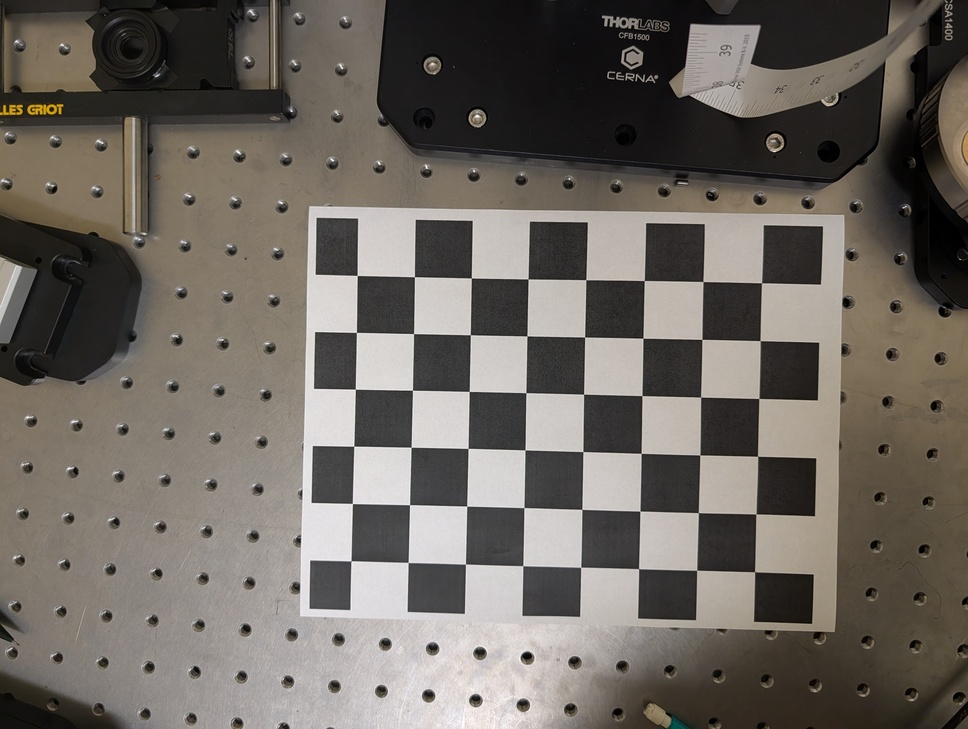
#> input picture homework03/selected_photos/PXL_20251015_204036401.jpg, 968 x 729 px, shrunk from 4080 x 3072 before the run; its folder holds 4 pictures in this run
$ jupyter execute hw03_planar.ipynb
#> lines starting #> are read from the running program, lines starting #| are printed output that depends on the picture
[cell 1]
# STEP 1: MAKING WORLD POINTS and CORNER DETECTION

# first, we create 2D world coordinates of the actual checkerboard based on measurements
# we try to map out each inner corner in the coordinate system (X, Y) on a FLAT plane (Z = 0)

import glob
import numpy as np
import cv2
import scipy
def make_world_points(inner_cols, inner_rows, square_size):
    """
    Generate planar (Z=0) world coordinates for a checkerboard pattern.
    Ordered row-major to match cv2.findChessboardCorners.
    """
    objp = []
    for r in range(inner_rows):
        for c in range(inner_cols):
            objp.append([c * square_size, r * square_size, 0.0])
    return np.asarray(objp, dtype=np.float64)

# This function detects corners of the checkerboard using the cv2 tool
def detect_corners(image_path, pattern_size):
    """
    Returns (ok, corners Nx2) subpixel-refined if found.
    pattern_size: (cols, rows) of INNER corners, e.g., (8,6).
    """
    img = cv2.imread(image_path, cv2.IMREAD_GRAYSCALE)
    assert img is not None, f"Failed to read {image_path}"
    ok, corners = cv2.findChessboardCorners(
        img, pattern_size,
        flags=cv2.CALIB_CB_ADAPTIVE_THRESH + cv2.CALIB_CB_NORMALIZE_IMAGE
    )
    if not ok:
        return False, None
    # Subpixel refine
    corners = cv2.cornerSubPix(
        img, corners, (11,11), (-1,-1),
        (cv2.TERM_CRITERIA_EPS + cv2.TERM_CRITERIA_MAX_ITER, 40, 1e-3)
    )
    return True, corners.reshape(-1,2)

[cell 2]
# STEP 2: Compute homography so we can map real world points to the image plane in terms of (u, v)
# RELATION TO NOTES: Perspective projection on a PLANE to get homogenous coordinates of (u,v)
# [u v 1]^T = H [X Y 1]^T, trying to get H

def normalize_points_2d(pts):
    """Normalize 2D points so centroid is at origin and mean distance is sqrt(2)."""
    pts = np.asarray(pts)
    mean = np.mean(pts, axis=0)
    d = np.mean(np.sqrt(np.sum((pts - mean)**2, axis=1)))
    s = np.sqrt(2) / (d if d > 0 else 1.0)
    T = np.array([[s, 0, -s*mean[0]],
                  [0, s, -s*mean[1]],
                  [0, 0, 1]])
    pts_h = np.c_[pts, np.ones(len(pts))]
    pts_n = (T @ pts_h.T).T[:, :2]
    return pts_n, T

def homography_dlt(world_pts_xy, image_pts):
    """
    Compute H (3x3) s.t. lambda*[u v 1]^T = H * [X Y 1]^T
    world_pts_xy: Nx2 (planar coordinates), image_pts: Nx2 (pixels)
    """
    wp = np.asarray(world_pts_xy)
    ip = np.asarray(image_pts)

    # Normalize for numeric stability (2D -> 2D)
    wp_n, T_w = normalize_points_2d(wp)
    ip_n, T_i = normalize_points_2d(ip)

    N = wp.shape[0]
    A = []
    for i in range(N):
        # X, Y = wp_n[i]
        # u, v = ip_n[i]
        X, Y = wp_n[i]
        u, v = ip_n[i]
        A.append([0, 0, 0, -X, -Y, -1, v*X, v*Y, v])
        A.append([X, Y, 1,  0,  0,  0, -u*X, -u*Y, -u])
    A = np.asarray(A)

    # Solve Ah=0 (SVD)
    _, _, VT = np.linalg.svd(A)
    h = VT[-1, :]
    H_n = h.reshape(3, 3)

    # H = H_n

    # # Denormalize
    H = np.linalg.inv(T_i) @ H_n @ T_w
    if H[2,2] != 0:
        H /= H[2, 2]

    print("H_per_image:", H)
    return H

[cell 3]
# STEP 3: now that we have the H matrices from multiple views, we can extract K
# P = K [R | t], where K are intrinsic parameters,
# and [R|t] describes camera pose relative to the world
# Here, Zhang's method solves for K from multiple homographies, then R,t from each H

def v_ij(H, i, j):
    """Helper to form Zhang's linear constraints v_ij from a homography."""
    h = H.T  # columns are h1,h2,h3
    return np.array([
        h[i,0]*h[j,0],
        h[i,0]*h[j,1] + h[i,1]*h[j,0],
        h[i,1]*h[j,1],
        h[i,2]*h[j,0] + h[i,0]*h[j,2],
        h[i,2]*h[j,1] + h[i,1]*h[j,2],
        h[i,2]*h[j,2]
    ])

def intrinsics_from_homographies(H_list):
    """
    Solve for B = K^{-T} K^{-1} (6 unknowns, symmetric) using linear system from multiple H.
    Then recover K (3x3) following Zhang (2000).
    """
    V = []
    for H in H_list:
        V.append(v_ij(H, 0, 1))                 # v01
        V.append(v_ij(H, 0, 0) - v_ij(H, 1, 1)) # v00 - v11
    V = np.vstack(V)

    # Solve V b = 0
    _, _, VT = np.linalg.svd(V)
    b = VT[-1, :]  # 6-vector: [B11, B12, B22, B13, B23, B33]

    B11, B12, B22, B13, B23, B33 = b
    # Recover K from B (see Zhang 2000)
    v0 = (B12*B13 - B11*B23) / (B11*B22 - B12**2)
    lam = B33 - (B13**2 + v0*(B12*B13 - B11*B23)) / B11
    alpha = np.sqrt(abs(lam / B11))
    beta  = np.sqrt(abs(lam * B11 / (B11*B22 - B12**2)))
    gamma = -B12 * alpha**2 * beta / lam
    u0    = gamma * v0 / beta - B13 * alpha**2 / lam

    K = np.array([[alpha, gamma, u0],
                  [0,     beta,  v0],
                  [0,     0,     1]])
    # Normalize K so that K[2,2] = 1
    K = K / K[2,2]
    return K

def extrinsics_from_H(K, H):
    """
    For a planar board at Z=0:
      [r1 r2 t] = lambda * K^{-1} H
      r3 = r1 x r2; enforce orthonormality; det(R)=+1
    Returns R (3x3) and t (3,)
    """
    Kinv = np.linalg.inv(K)
    h1, h2, h3 = H[:,0], H[:,1], H[:,2]
    lam = 1.0 / np.linalg.norm(Kinv @ h1)
    r1 = lam * (Kinv @ h1)
    r2 = lam * (Kinv @ h2)
    r3 = np.cross(r1, r2)
    R = np.column_stack([r1, r2, r3])

    # Orthonormalize R via SVD (closest rotation)
    U, _, Vt = np.linalg.svd(R)
    R = U @ Vt
    if np.linalg.det(R) < 0:
        R[:,2] *= -1  # fix handedness

    t = lam * (Kinv @ h3)
    return R, t

# This section generates K (intrinsics) as well as Rotation (R) and translation (t) which are Extrinsics

[cell 4]
# STEP 4: Running the pipeline over several images (PLANAR - Zhang's)

def calibrate_from_planar(images_glob,
                          inner_cols=8, inner_rows=6,
                          square_size=30.0,
                          cam_height=None):
    """
    Full planar Zhang-based camera calibration pipeline.
    Uses 2D-2D homographies from a planar board to compute K and per-image extrinsics.

    Parameters
    ----------
    images_glob : str
        Glob pattern for checkerboard calibration images.
    inner_cols, inner_rows : int
        Number of inner corners along width and height.
    square_size : float
        Checkerboard square size (e.g., mm if you pass 30.0).
    cam_height : float or None
        Optional measured camera-to-plane height (same units as square_size).
        If provided, used to fix translation scale.

    Returns
    -------
    K_avg : (3,3) np.ndarray
        Estimated intrinsic matrix.
    extrinsics : list[(path, R, t)]
        Rotation and translation per image.
    projections : list[(path, P)]
        Projection matrix per image (P = K [R|t]).
    """
    # 1) Collect correspondences for each image, compute H
    obj_xy_full = make_world_points(inner_cols, inner_rows, square_size)  # Nx3
    obj_xy = obj_xy_full[:, :2]  # drop Z=0 for homography
    H_list, corner_sets, paths = [], [], []

    image_paths = sorted(glob.glob(images_glob))
    assert image_paths, f"No images match pattern: {images_glob}"

    for p in image_paths:
        ok, img_pts = detect_corners(p, (inner_cols, inner_rows))
#> in detect_corners, `img = cv2.imread(image_path, cv2.IMREAD_GRAYSCALE)`:
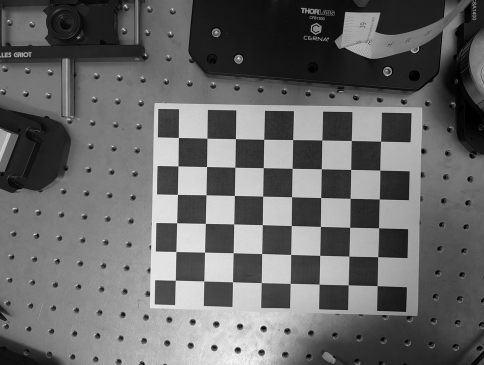
#> img: shape (729, 968) (shown at 1/2 size); min 0, max 255, mean 104
#> in detect_corners, `ok, corners = cv2.findChessboardCorners( img, pattern_size, flags=cv2...`: ok = True; corners = 48 rows, first 8: [357.2, 275.5], [414.4, 276.7], [471.3, 277.9], [528, 279], [585.8, 279.7], [644.3, 280.6], [703, 281.5], [761.5, 282.8]
#> in detect_corners, `corners = cv2.cornerSubPix( img, corners, (11,11), (-1,-1), (cv2.TERM_..`: corners = 48 rows, first 8: [357.2, 275.4], [414.4, 276.7], [471.3, 277.9], [528.1, 278.9], [585.8, 279.7], [644.3, 280.5], [702.9, 281.5], [761.5, 282.8]
#> ok = True; img_pts = 48 pairs, first value 350.9 to 761.5, second value 275.4 to 571.8
        if not ok:
            print(f"[WARN] Corners not found in {p}, skipping.")
            continue
        H = homography_dlt(obj_xy, img_pts)
#> in homography_dlt, `ip = np.asarray(image_pts)`: ip has the same summary as img_pts in calibrate_from_planar
#> in normalize_points_2d (call 2), `pts_h = np.c_[pts, np.ones(len(pts))]`: pts_h = 48 rows, first 8: [357.2, 275.4, 1], [414.4, 276.7, 1], [471.3, 277.9, 1], [528.1, 278.9, 1], [585.8, 279.7, 1], [644.3, 280.5, 1], [702.9, 281.5, 1], [761.5, 282.8, 1]
#> in homography_dlt, `ip_n, T_i = normalize_points_2d(ip)`: ip_n = 48 pairs, first value -1.88 to 1.89, second value -1.35 to 1.37; T_i = [[0.00918, 0, -5.1], [0, 0.00918, -3.88], [0, 0, 1]]
#> the loop in homography_dlt, `for i in range(N):` made 48 passes
#> (u, v) on passes 1 to 8: (-1.82, -1.35), (-1.29, -1.34), (-0.771, -1.33), (-0.25, -1.32), (0.28, -1.31), (0.816, -1.3), (1.35, -1.29), (1.89, -1.28)
#> after the loop in homography_dlt, `for i in range(N):`: A = 96 items
#> in homography_dlt, `h = VT[-1, :]`: h = [0.578, -0.0119, -0.00382, 0.0136, 0.576, -0.00045, -0.00261, -0.000443, 0.578]
#> in homography_dlt, `H_n = h.reshape(3, 3)`: H_n = [[0.578, -0.0119, -0.00382], [0.0136, 0.576, -0.00045], [-0.00261, -0.000443, 0.578]]
#> in homography_dlt, `H = np.linalg.inv(T_i) @ H_n @ T_w`: H = [[1.08, -0.0271, 208.4], [0.00665, 1.1, 160.6], [-4.59e-05, -7.8e-06, 0.583]]
#> in homography_dlt, `H /= H[2, 2]`: H = [[1.86, -0.0466, 357.5], [0.0114, 1.89, 275.5], [-7.88e-05, -1.34e-05, 1]]
#| H_per_image: [[ 1.86121776e+00 -4.65670651e-02  3.57531047e+02]
#|  [ 1.14138619e-02  1.89053356e+00  2.75547513e+02]
#|  [-7.87850904e-05 -1.33862804e-05  1.00000000e+00]]
        if not np.all(np.isfinite(H)):
            print(f"[WARN] Non-finite homography for {p}, skipping.")
            continue
        H_list.append(H)
        corner_sets.append(img_pts)
        paths.append(p)
#> pass 2 of the loop in calibrate_from_planar, `for p in image_paths:`:
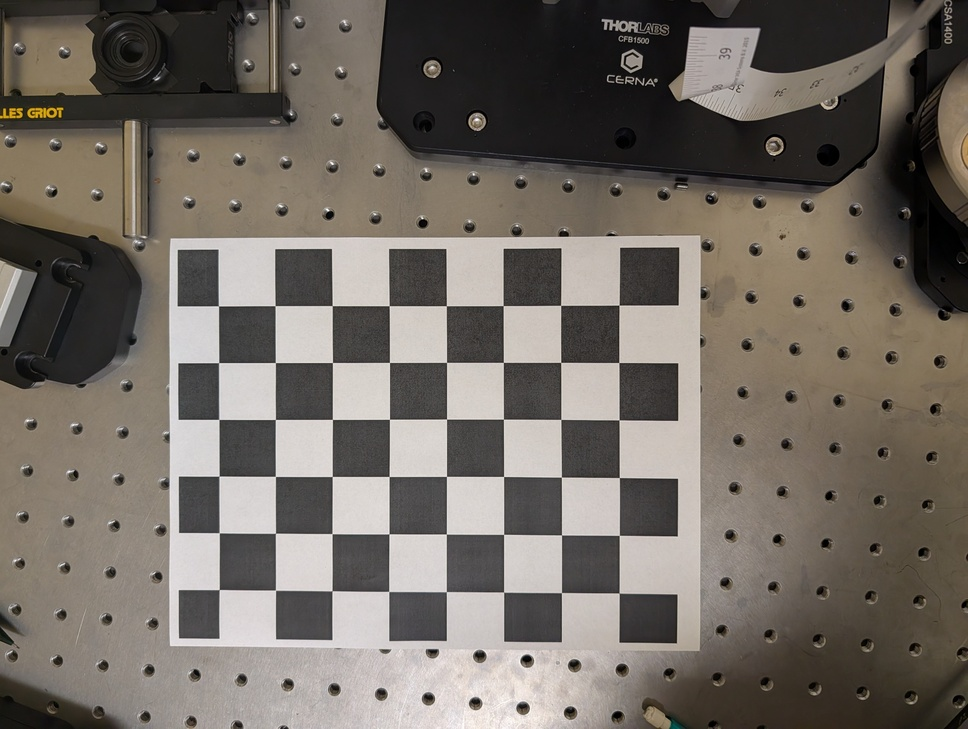
#> input picture homework03/selected_photos/PXL_20251015_204038338.jpg, 968 x 729 px, shrunk from 4080 x 3072 before the run
#> in detect_corners (call 2), `img = cv2.imread(image_path, cv2.IMREAD_GRAYSCALE)`:
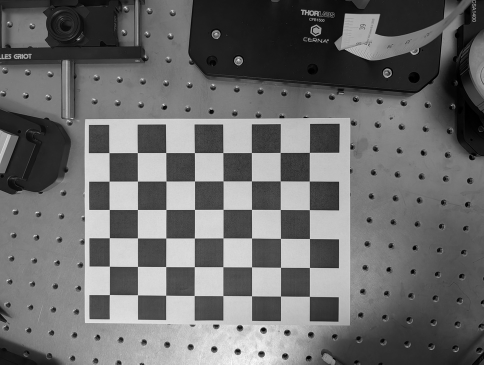
#> img: shape (729, 968) (shown at 1/2 size); min 0, max 255, mean 107.8
#> in detect_corners (call 2), `ok, corners = cv2.findChessboardCorners( img, pattern_size, flags=cv2...`: corners = 48 rows, first 8: [218.4, 305.9], [275.1, 305.7], [332.2, 305.6], [389.1, 305.7], [446.3, 305.7], [503.1, 305.6], [560.6, 305.4], [618.9, 305]
#> in detect_corners (call 2), `corners = cv2.cornerSubPix( img, corners, (11,11), (-1,-1), (cv2.TERM_..`: corners = 48 rows, first 8: [218.4, 305.8], [275.1, 305.6], [332.2, 305.6], [389.2, 305.7], [446.4, 305.7], [503.2, 305.5], [560.6, 305.4], [619.1, 305.1]
#> img_pts = 48 pairs, first value 218.4 to 619.3, second value 305.1 to 593.1
#> pts_h = 48 rows, first 8: [218.4, 305.8, 1], [275.1, 305.6, 1], [332.2, 305.6, 1], [389.2, 305.7, 1], [446.4, 305.7, 1], [503.2, 305.5, 1], [560.6, 305.4, 1], [619.1, 305.1, 1]
#> the loop in homography_dlt (call 2), `for i in range(N):` made 48 passes
#> (u, v) on passes 1 to 4: (-1.85, -1.32), (-1.32, -1.32), (-0.795, -1.32), (-0.268, -1.32)
#| H_per_image: [[ 1.86383630e+00 -5.18327673e-03  2.19044848e+02]
#|  [-2.33614907e-02  1.88374807e+00  3.05820894e+02]
#|  [-6.32664535e-05 -1.59520884e-05  1.00000000e+00]]
#> in calibrate_from_planar, `H = homography_dlt(obj_xy, img_pts)`: H = [[1.86, -0.00518, 219], [-0.0234, 1.88, 305.8], [-6.33e-05, -1.6e-05, 1]]
#> pass 3 of the loop in calibrate_from_planar, `for p in image_paths:`:
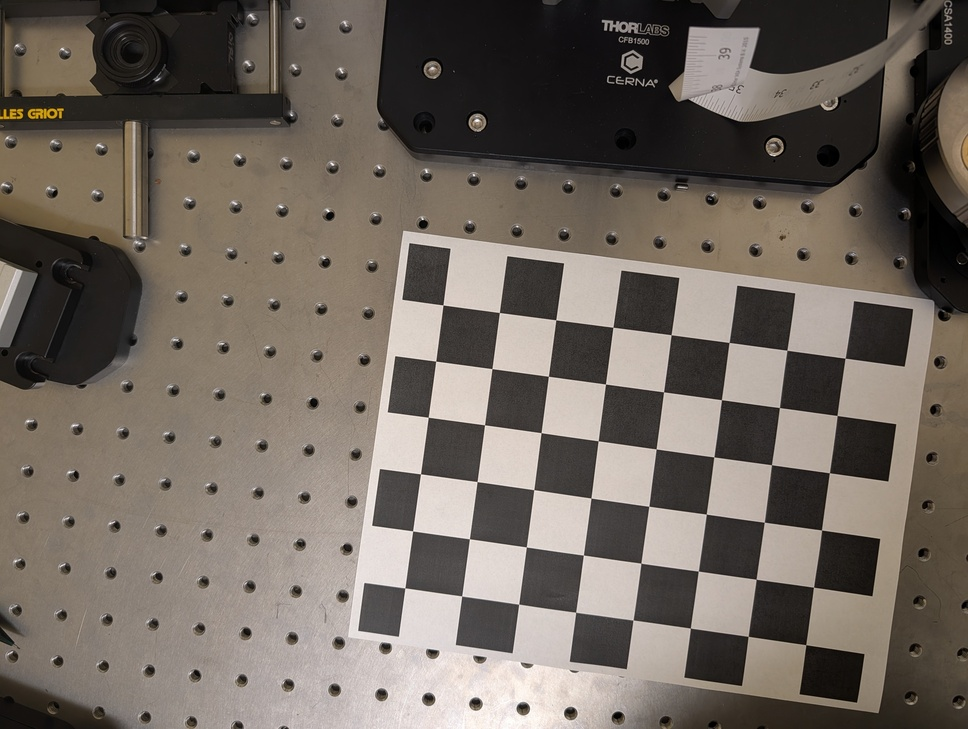
#> input picture homework03/selected_photos/PXL_20251015_204042061.jpg, 968 x 729 px, shrunk from 4080 x 3072 before the run
#> in detect_corners (call 3), `img = cv2.imread(image_path, cv2.IMREAD_GRAYSCALE)`:
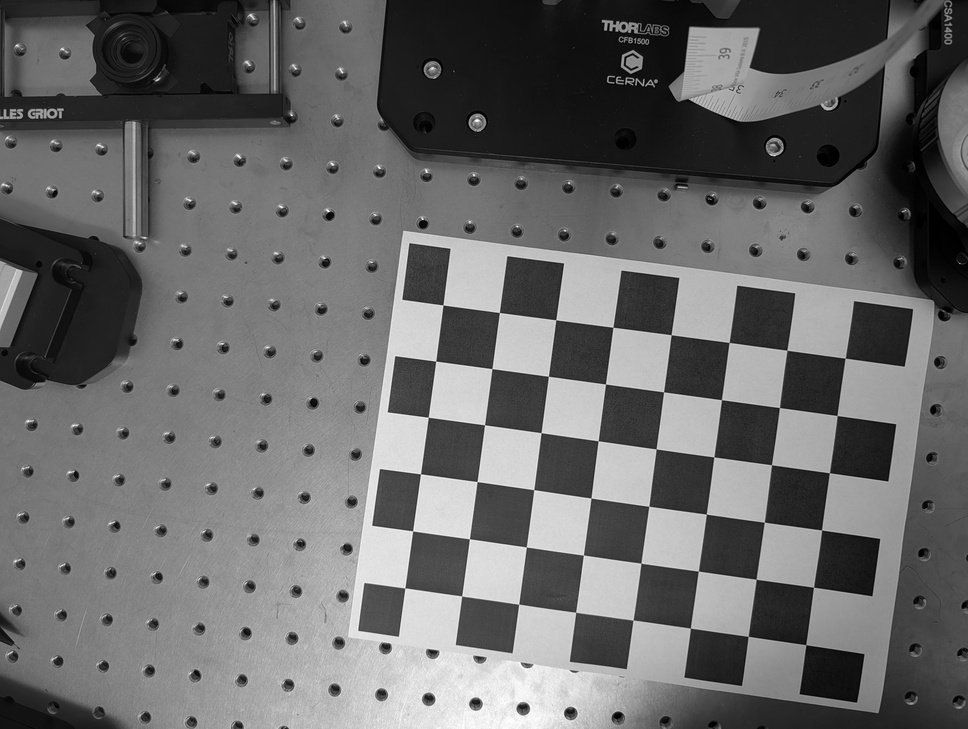
#> img: shape (729, 968); min 0, max 255, mean 104.6
#> in detect_corners (call 3), `ok, corners = cv2.findChessboardCorners( img, pattern_size, flags=cv2...`: corners = 48 rows, first 8: [442.9, 304.9], [499.3, 312.5], [555.7, 319.8], [612.9, 327.3], [671.1, 334.8], [729, 342.5], [786.9, 350.2], [845.1, 358.2]
#> in detect_corners (call 3), `corners = cv2.cornerSubPix( img, corners, (11,11), (-1,-1), (cv2.TERM_..`: corners = 48 rows, first 8: [442.9, 304.9], [499.4, 312.5], [555.8, 319.8], [612.9, 327.3], [671.1, 334.7], [729.1, 342.5], [786.8, 350.3], [845.1, 358.2]
#> img_pts = 48 pairs, first value 404.9 to 845.1, second value 304.9 to 644.7
#> pts_h = 48 rows, first 8: [442.9, 304.9, 1], [499.4, 312.5, 1], [555.8, 319.8, 1], [612.9, 327.3, 1], [671.1, 334.7, 1], [729.1, 342.5, 1], [786.8, 350.3, 1], [845.1, 358.2, 1]
#| H_per_image: [[ 1.85906670e+00 -2.49995684e-01  4.42797556e+02]
#|  [ 2.31448339e-01  1.88868226e+00  3.04403373e+02]
#|  [-6.54552811e-05  3.35999083e-06  1.00000000e+00]]
#> in calibrate_from_planar, `H = homography_dlt(obj_xy, img_pts)`: H = [[1.86, -0.25, 442.8], [0.231, 1.89, 304.4], [-6.55e-05, 3.36e-06, 1]]
#> the loop made 4 passes; the first 3 are shown
        # print(f"[OK] Homography from {p}")

    assert len(H_list) >= 2, "Need at least 2 valid images for intrinsics."

    # 2) Intrinsics from homographies
    K = intrinsics_from_homographies(H_list)
#> in intrinsics_from_homographies, `V = []`: V = []
    print("\nEstimated intrinsics K:\n", K)

    # 3) Extrinsics per image from each H
    extrinsics = []
    for p, H in zip(paths, H_list):
        try:
            R, t = extrinsics_from_H(K, H)
        except np.linalg.LinAlgError:
            print(f"[WARN] SVD failed for {p}, skipping extrinsics.")
            continue
        extrinsics.append((p, R, t))

    # 4) Fix translation scale with measured camera height (optional but recommended)
    # World frame assumption: plane is Z=0, +Z points "up" from plane to camera.
    # Camera center C = -R^T t. We want C_z = cam_height.
    if cam_height is not None and extrinsics:
        p0, R0, t0 = extrinsics[0]
        C0 = -R0.T @ t0
        if abs(C0[2]) > 1e-9:
            s = cam_height / C0[2]  # scale to match the measured height
            print(f"\nApplying absolute scale using cam_height = {cam_height:.4f}; scale s = {s:.6f}")
            extrinsics = [(p, R, s*t) for (p, R, t) in extrinsics]
        else:
            print("[WARN] First-view C_z ~ 0; skipping scale fix.")

    # 5) Build P_i = K [R|t]
    projections = []
    for (p, R, t) in extrinsics:
        P = K @ np.hstack([R, t.reshape(3,1)])
        projections.append((p, P))

    return K, extrinsics, projections

[cell 5]
# Run pipeline

# Set Constants
images_glob = "selected_photos/*.jpg"   # path to your checkerboard images
inner_cols  = 8
inner_rows  = 6
square_size = 30.0     # 30 mm squares for checkerboard (units: mm)
cam_height  = 373.1    # 37.31 cm distance between camera and checkerboard (units: mm)
# cam_height  = None

# Run all
K_avg, extrinsics, projections = calibrate_from_planar(
    images_glob=images_glob,
    inner_cols=inner_cols,
    inner_rows=inner_rows,
    square_size=square_size,
    cam_height=cam_height
)

[cell 6]
# STEP 6: Validation - Orthogonality & Reprojection Error

# --- 1) Rotation orthonormality check ---
print("\n=== Rotation Matrix Orthogonality Check ===")
for path, R, t in extrinsics:
    ortho_err = np.linalg.norm(R.T @ R - np.eye(3))
    detR = np.linalg.det(R)
    print(f"{path.split('/')[-1]}: ||RᵀR - I|| = {ortho_err:.6e}, det(R) = {detR:.6f}")

# --- 2) Reprojection error (mean ± std per image) ---
def reprojection_error(P, obj_xy, img_pts):
    # lift planar points to homogeneous 3D with Z=0
    XYZ_h = np.c_[obj_xy, np.zeros((obj_xy.shape[0],1)), np.ones(obj_xy.shape[0])]
    uv_proj_h = (P @ XYZ_h.T).T
    uv = uv_proj_h[:, :2] / uv_proj_h[:, 2, None]
    err = np.linalg.norm(uv - img_pts, axis=1)
    return float(err.mean()), float(err.std())

print("\n=== Reprojection Error per Image ===")
# Recreate the same planar world points used in calibration
obj_xy_full = make_world_points(inner_cols, inner_rows, square_size)
obj_xy = obj_xy_full[:, :2]

# For each projection, re-detect corners and compute error
for (path, P) in projections:
    ok, img_pts = detect_corners(path, (inner_cols, inner_rows))
#> in detect_corners (call 5), `ok, corners = cv2.findChessboardCorners( img, pattern_size, flags=cv2...`: corners = 48 rows, first 8: [357.2, 275.5], [414.4, 276.7], [471.3, 277.9], [528, 279], [585.8, 279.7], [644.3, 280.6], [703, 281.5], [761.5, 282.8]
#> in detect_corners (call 5), `corners = cv2.cornerSubPix( img, corners, (11,11), (-1,-1), (cv2.TERM_..`: corners = 48 rows, first 8: [357.2, 275.4], [414.4, 276.7], [471.3, 277.9], [528.1, 278.9], [585.8, 279.7], [644.3, 280.5], [702.9, 281.5], [761.5, 282.8]
    if not ok:
        print(f"{path.split('/')[-1]}: corners not found at validation time.")
        continue
    mu, sd = reprojection_error(P, obj_xy, img_pts)
    print(f"{path.split('/')[-1]}: mean = {mu:.2f} px, std = {sd:.2f} px")
#> pass 2 of the loop `for (path, P) in projections:`:
#> in detect_corners (call 6), `ok, corners = cv2.findChessboardCorners( img, pattern_size, flags=cv2...`: corners = 48 rows, first 8: [218.4, 305.9], [275.1, 305.7], [332.2, 305.6], [389.1, 305.7], [446.3, 305.7], [503.1, 305.6], [560.6, 305.4], [618.9, 305]
#> in detect_corners (call 6), `corners = cv2.cornerSubPix( img, corners, (11,11), (-1,-1), (cv2.TERM_..`: corners = 48 rows, first 8: [218.4, 305.8], [275.1, 305.6], [332.2, 305.6], [389.2, 305.7], [446.4, 305.7], [503.2, 305.5], [560.6, 305.4], [619.1, 305.1]
#> pass 3 of the loop `for (path, P) in projections:`:
#> in detect_corners (call 7), `ok, corners = cv2.findChessboardCorners( img, pattern_size, flags=cv2...`: corners = 48 rows, first 8: [442.9, 304.9], [499.3, 312.5], [555.7, 319.8], [612.9, 327.3], [671.1, 334.8], [729, 342.5], [786.9, 350.2], [845.1, 358.2]
#> in detect_corners (call 7), `corners = cv2.cornerSubPix( img, corners, (11,11), (-1,-1), (cv2.TERM_..`: corners = 48 rows, first 8: [442.9, 304.9], [499.4, 312.5], [555.8, 319.8], [612.9, 327.3], [671.1, 334.7], [729.1, 342.5], [786.8, 350.3], [845.1, 358.2]
#> the loop made 4 passes; the first 3 are shown
